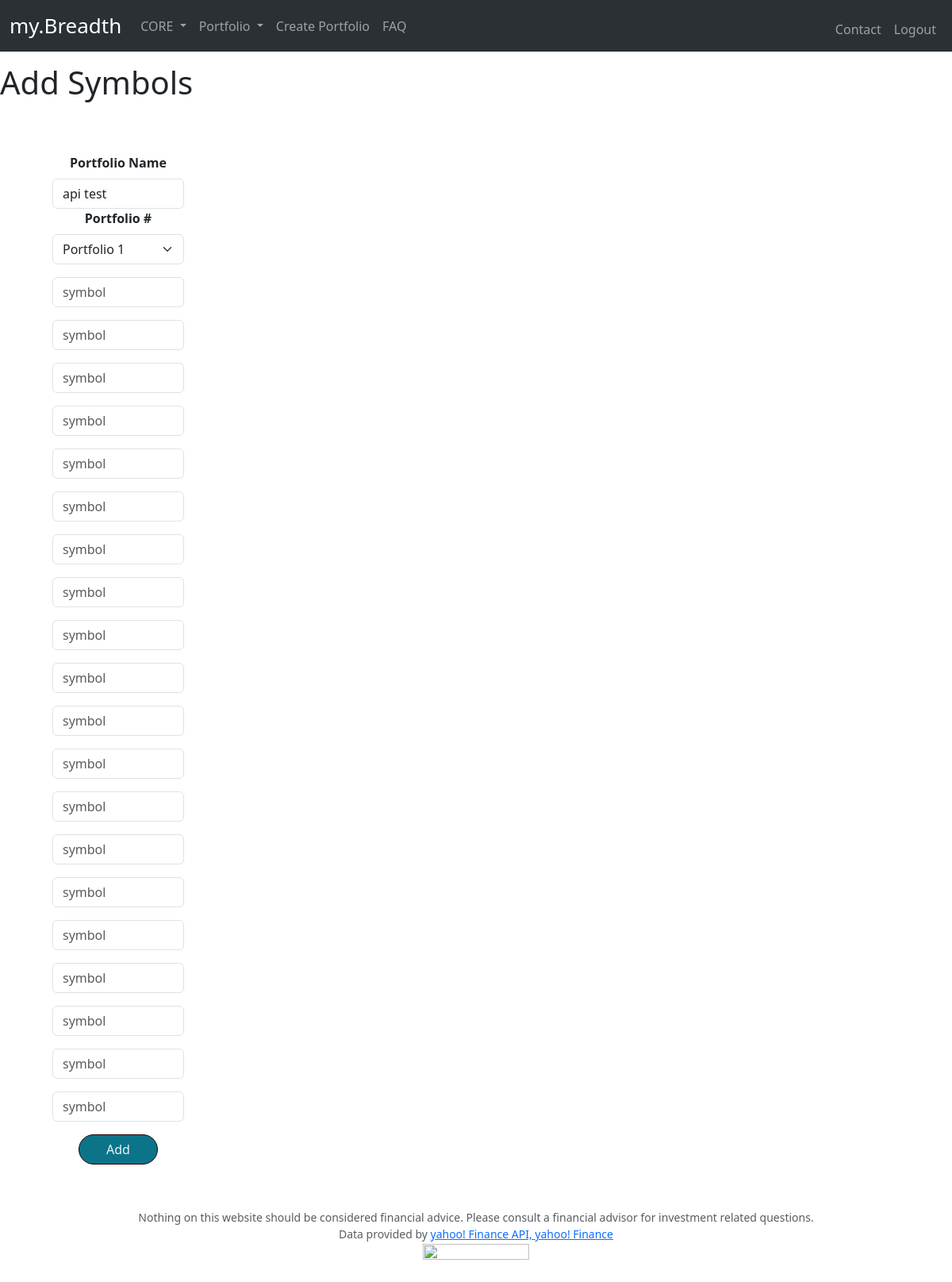
Before: /add-portfolio/1 (signed in) with the older database file.
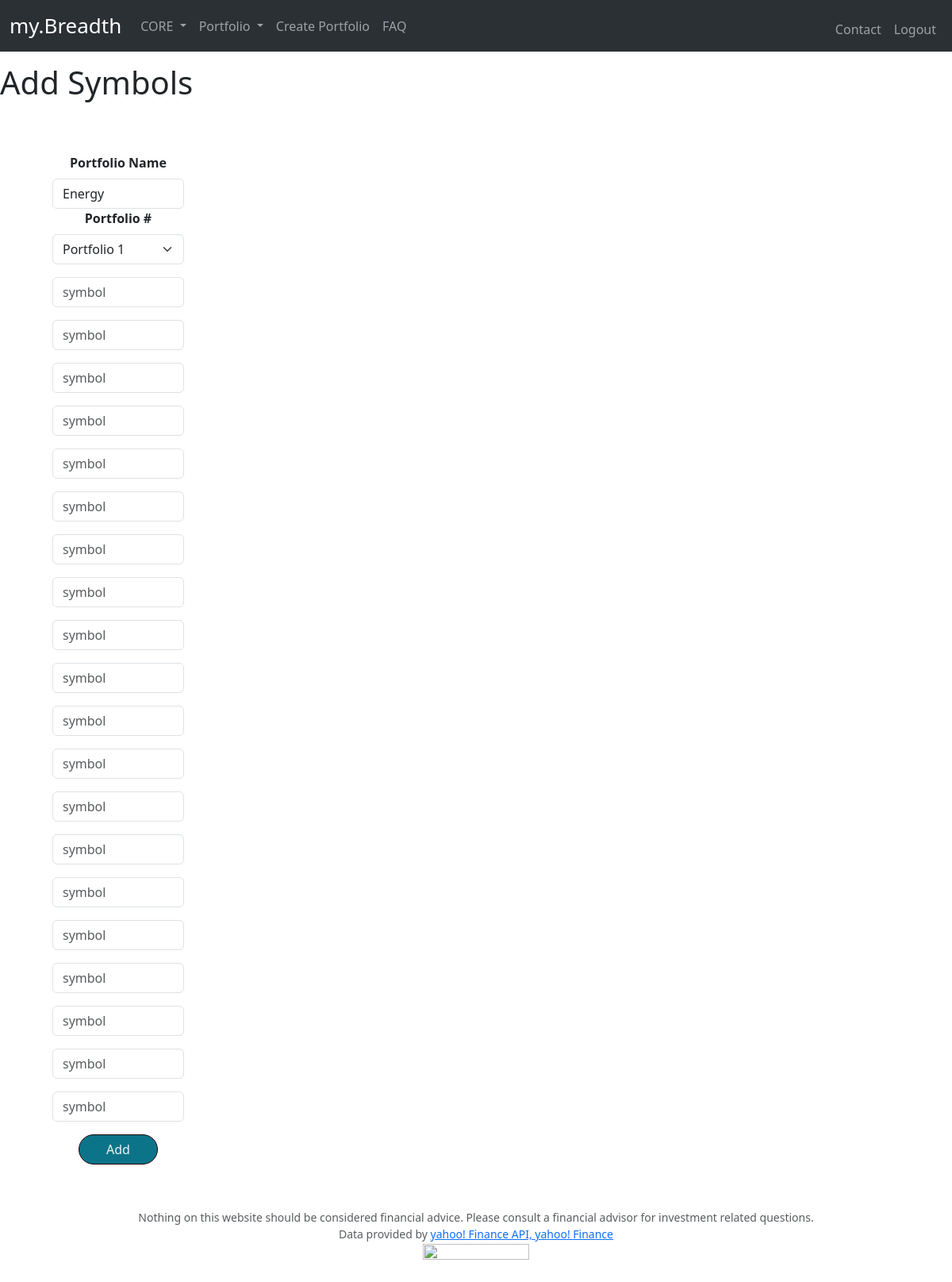
After: the same page with the newer database file.
### tables this page shows
CREATE TABLE portfolios (
id INTEGER PRIMARY KEY AUTOINCREMENT,
symbol TEXT NOT NULL,
stockname TEXT NOT NULL,
portfolio TEXT NOT NULL,
portfolio_id TEXT NOT NULL,
users_id INTEGER NOT NULL
);

### app.py (the view)
@app.route("/add-portfolio/<id>", methods=["GET"])
@login_required
def add_portfolio_page(id):
    name = session.get("user_id")
    portfolio_id = f"portfolio{id}"
    portfolio = get_port_name(name, portfolio_id)
    return render_template("add-portfolio.html", portfolio_id=portfolio_id, portfolio=portfolio)

### app.py (called while the page is built)
@app.after_request
def after_request(response):
    response.headers["Cache-Control"] = "no-cache, no-store, must-revalidate"
    response.headers["Expires"] = 0
    response.headers["Pragma"] = "no-cache"
    return response

### functions.py (called while the page is built)
def login_required(f):
    @wraps(f)
    def decorated_function(*args, **kwargs):
        if session.get("user_id") is None:
            return redirect("/login")
        return f(*args, **kwargs)
    return decorated_function

def get_port_name(name, portfolio_id):
    conn = sqlite3.connect('database.db')
    cursor = conn.cursor()
    cursor.execute("SELECT portfolio FROM portfolios WHERE users_id = ? AND portfolio_id = ?", (name, portfolio_id,))
    rows = cursor.fetchall()
    portfolio = rows[0][0]
    conn.commit()
    conn.close()
    return portfolio

### templates/add-portfolio.html (shortened to what this page needs)
{% extends "layout.html" %}
{% block main %}
<h1>Add Symbols</h1>
<div class="container text-center">
    <div class="row justify-content-md-left">
      <div class="col-md-auto"></div>
      <div class="col col-lg-2" style="margin-top: 50px;">
        <form action="/add-portfolio" method="POST">
          <div class="row g-3 align-items-center">
            <div class="text-center">
              <label for="inputPassword5" class="form-label"><b>Portfolio Name</b></label>
              <input type="portfolio" id="portfolio" class="form-control" placeholder="{{ portfolio }}" name="portfolio" value="{{ portfolio }}" readonly>
              <label for="selectField" class="form-label"><b>Portfolio #</b></label>
              <select class="form-select" aria-label="Default select example" id="portfolio_id" name="portfolio_id">
                {% if portfolio_id == 'portfolio1' %}
                <option value="portfolio1">Portfolio 1</option>
                {% endif %}
              </select>
            </div>
            {% for i in range(20) %}
            <div class="text-center">
              <input type="text" id="symbol1" class="form-control" placeholder="symbol" name="symbols[]">
            </div>
            {% endfor %}
            <div class="text-center">
              <button type="submit" class="btn btn-primary mb-3 button-js button-js" style="width: 100px;">Add</button>
            </div>
          </div>
        </form>
      </div>
      <div class="col-md-auto"></div>
    </div>
{% endblock %}

Changed rows visible on the page:
removed portfolios: portfolio "api test"
added portfolios: portfolio "Energy"
